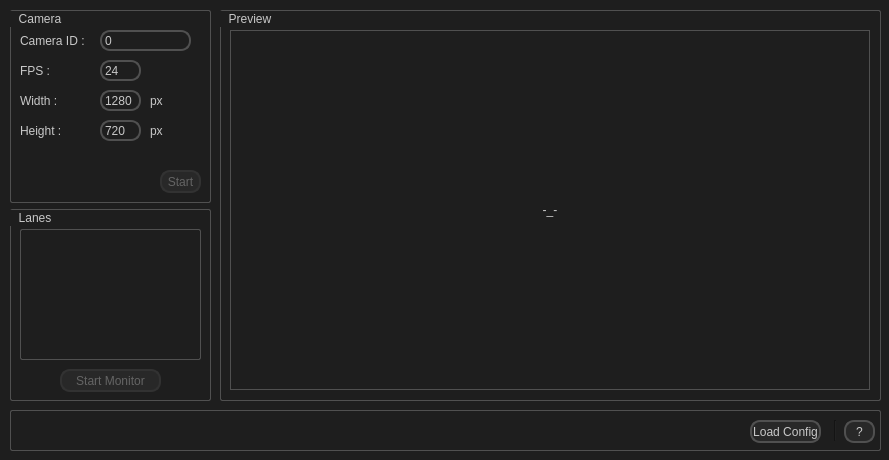
<?xml version="1.0" encoding="UTF-8"?>
<ui version="4.0">
 <class>Window_Main</class>
 <widget class="QMainWindow" name="Window_Main">
  <property name="geometry">
   <rect>
    <x>0</x>
    <y>0</y>
    <width>889</width>
    <height>460</height>
   </rect>
  </property>
  <property name="windowTitle">
   <string>Traffic</string>
  </property>
  <property name="styleSheet">
   <string notr="true">QWidget {
background-color: rgb(30, 30, 30)

}
QLabel{
color: rgb(200, 200, 200);

}

QPushButton {
background-color:rgb(40, 40, 40);
color: rgb(200, 200, 200);
border: 2px solid rgb(80, 80, 80);
border-radius: 10px;
padding: 1px;
}
QPushButton:hover {
background-color:rgb(20, 115, 230);
	color: rgb(200, 200, 200);
border: 1px solid rgb(20, 115, 230);
}
QPushButton:pressed {
background-color:rgb(18, 100, 200);
color: rgb(200, 200, 200);
border: 1px solid rgb(18, 100, 200);
}
QPushButton:disabled {
background-color:rgb(40, 40, 40);
color: rgb(100, 100, 100);
border: 2px solid rgb(50, 50, 50);
border-radius: 10px;
}

QLineEdit {
background-color:rgb(30, 30, 30);
color: rgb(200, 200, 200);
border: 2px solid rgb(80, 80, 80);
border-radius: 10px;
padding: 1px;
}

QLineEdit:focus {
background-color:rgb(30, 30, 30);
color: rgb(200, 200, 200);
border: 2px solid rgb(20, 115, 230);
border-radius: 10px;
padding: 1px;
}

QProgressBar {
background-color:rgb(30, 30, 30);
border: 2px solid rgb(80, 80, 80);
border-radius: 6px;
color:rgb(200, 200, 200);
text-align: center;
}
QProgressBar::chunk {
background-color:rgb(20, 115, 230);
border: 2px solid rgb(20, 115, 230);
border-radius: 1px;
}

QGroupBox {
color: rgb(200, 200, 200);
background: rgb(30, 30, 30);
border: 1px solid rgba(80, 80, 80, 255);
border-radius: 2px;
} 

QListWidget {
color: rgb(200, 200, 200);
background: rgb(30, 30, 30);
border: 1px solid rgba(80, 80, 80, 255);
border-radius: 2px;
} </string>
  </property>
  <widget class="QWidget" name="centralwidget">
   <widget class="QGroupBox" name="grpbox_live">
    <property name="geometry">
     <rect>
      <x>220</x>
      <y>10</y>
      <width>661</width>
      <height>391</height>
     </rect>
    </property>
    <property name="styleSheet">
     <string notr="true"/>
    </property>
    <property name="title">
     <string>  Preview  </string>
    </property>
    <widget class="QLabel" name="lbl_video_live">
     <property name="geometry">
      <rect>
       <x>10</x>
       <y>20</y>
       <width>640</width>
       <height>360</height>
      </rect>
     </property>
     <property name="styleSheet">
      <string notr="true">background-color:rgba(0, 0, 0, 0);
border: 1px solid rgb(80, 80, 80);</string>
     </property>
     <property name="frameShape">
      <enum>QFrame::Box</enum>
     </property>
     <property name="text">
      <string>-_-</string>
     </property>
     <property name="alignment">
      <set>Qt::AlignCenter</set>
     </property>
    </widget>
   </widget>
   <widget class="QWidget" name="verticalLayoutWidget">
    <property name="geometry">
     <rect>
      <x>10</x>
      <y>10</y>
      <width>201</width>
      <height>391</height>
     </rect>
    </property>
    <layout class="QVBoxLayout" name="vLayout">
     <item>
      <widget class="QGroupBox" name="gbox_camera">
       <property name="title">
        <string>  Camera  </string>
       </property>
       <widget class="QPushButton" name="btn_start_feed">
        <property name="enabled">
         <bool>false</bool>
        </property>
        <property name="geometry">
         <rect>
          <x>150</x>
          <y>160</y>
          <width>41</width>
          <height>23</height>
         </rect>
        </property>
        <property name="text">
         <string>Start</string>
        </property>
       </widget>
       <widget class="QLineEdit" name="input_w">
        <property name="geometry">
         <rect>
          <x>90</x>
          <y>80</y>
          <width>41</width>
          <height>21</height>
         </rect>
        </property>
        <property name="text">
         <string>1280</string>
        </property>
       </widget>
       <widget class="QLabel" name="lbl_1">
        <property name="geometry">
         <rect>
          <x>10</x>
          <y>20</y>
          <width>71</width>
          <height>21</height>
         </rect>
        </property>
        <property name="text">
         <string>Camera ID :</string>
        </property>
       </widget>
       <widget class="QLabel" name="lbl_2">
        <property name="geometry">
         <rect>
          <x>10</x>
          <y>50</y>
          <width>71</width>
          <height>21</height>
         </rect>
        </property>
        <property name="text">
         <string>FPS :</string>
        </property>
       </widget>
       <widget class="QLineEdit" name="input_fps">
        <property name="geometry">
         <rect>
          <x>90</x>
          <y>50</y>
          <width>41</width>
          <height>21</height>
         </rect>
        </property>
        <property name="text">
         <string>24</string>
        </property>
       </widget>
       <widget class="QLineEdit" name="input_h">
        <property name="geometry">
         <rect>
          <x>90</x>
          <y>110</y>
          <width>41</width>
          <height>21</height>
         </rect>
        </property>
        <property name="text">
         <string>720</string>
        </property>
       </widget>
       <widget class="QLabel" name="lbl_3">
        <property name="geometry">
         <rect>
          <x>10</x>
          <y>80</y>
          <width>71</width>
          <height>21</height>
         </rect>
        </property>
        <property name="text">
         <string>Width :</string>
        </property>
       </widget>
       <widget class="QLineEdit" name="input_cam_id">
        <property name="geometry">
         <rect>
          <x>90</x>
          <y>20</y>
          <width>91</width>
          <height>21</height>
         </rect>
        </property>
        <property name="text">
         <string>0</string>
        </property>
       </widget>
       <widget class="QLabel" name="lbl_4">
        <property name="geometry">
         <rect>
          <x>10</x>
          <y>110</y>
          <width>71</width>
          <height>21</height>
         </rect>
        </property>
        <property name="text">
         <string>Height :</string>
        </property>
       </widget>
       <widget class="QLabel" name="lbl_5">
        <property name="geometry">
         <rect>
          <x>140</x>
          <y>80</y>
          <width>16</width>
          <height>21</height>
         </rect>
        </property>
        <property name="text">
         <string>px</string>
        </property>
       </widget>
       <widget class="QLabel" name="lbl_6">
        <property name="geometry">
         <rect>
          <x>140</x>
          <y>110</y>
          <width>16</width>
          <height>21</height>
         </rect>
        </property>
        <property name="text">
         <string>px</string>
        </property>
       </widget>
      </widget>
     </item>
     <item>
      <widget class="QGroupBox" name="gbox_lanes">
       <property name="title">
        <string>  Lanes  </string>
       </property>
       <widget class="QPushButton" name="btn_start_service">
        <property name="enabled">
         <bool>false</bool>
        </property>
        <property name="geometry">
         <rect>
          <x>50</x>
          <y>160</y>
          <width>101</width>
          <height>23</height>
         </rect>
        </property>
        <property name="text">
         <string>Start Monitor</string>
        </property>
       </widget>
       <widget class="QListWidget" name="list_lanes">
        <property name="enabled">
         <bool>false</bool>
        </property>
        <property name="geometry">
         <rect>
          <x>10</x>
          <y>20</y>
          <width>181</width>
          <height>131</height>
         </rect>
        </property>
       </widget>
      </widget>
     </item>
    </layout>
   </widget>
   <widget class="QGroupBox" name="gbox_buttons">
    <property name="geometry">
     <rect>
      <x>10</x>
      <y>410</y>
      <width>871</width>
      <height>41</height>
     </rect>
    </property>
    <property name="title">
     <string/>
    </property>
    <widget class="QPushButton" name="btn_about">
     <property name="geometry">
      <rect>
       <x>834</x>
       <y>10</y>
       <width>31</width>
       <height>23</height>
      </rect>
     </property>
     <property name="text">
      <string>?</string>
     </property>
    </widget>
    <widget class="QPushButton" name="btn_load_config">
     <property name="geometry">
      <rect>
       <x>740</x>
       <y>10</y>
       <width>71</width>
       <height>23</height>
      </rect>
     </property>
     <property name="text">
      <string>Load Config</string>
     </property>
    </widget>
    <widget class="Line" name="line">
     <property name="geometry">
      <rect>
       <x>820</x>
       <y>10</y>
       <width>10</width>
       <height>21</height>
      </rect>
     </property>
     <property name="orientation">
      <enum>Qt::Vertical</enum>
     </property>
    </widget>
   </widget>
  </widget>
 </widget>
 <resources/>
 <connections/>
</ui>
